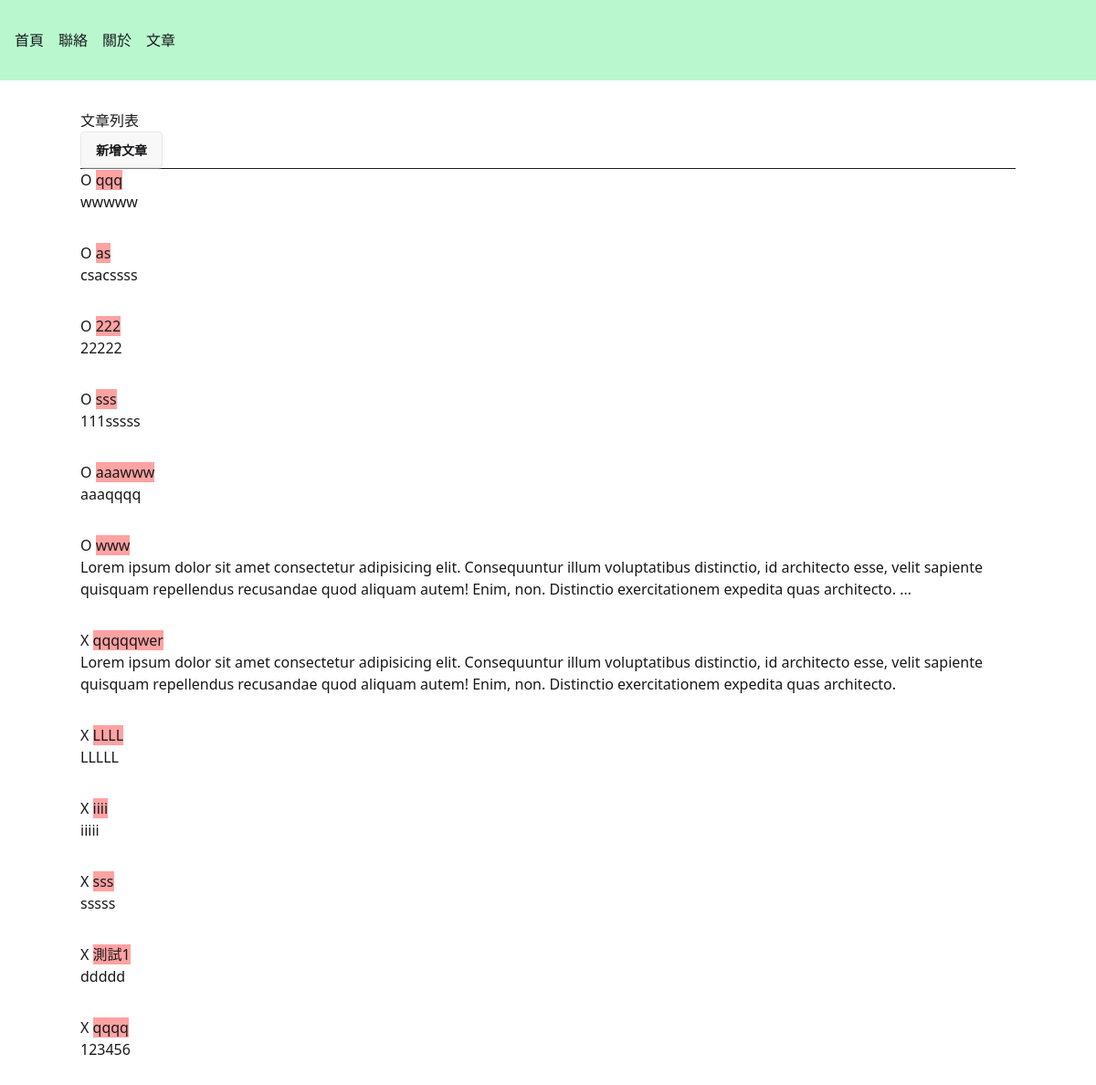
The app's page /, older data.
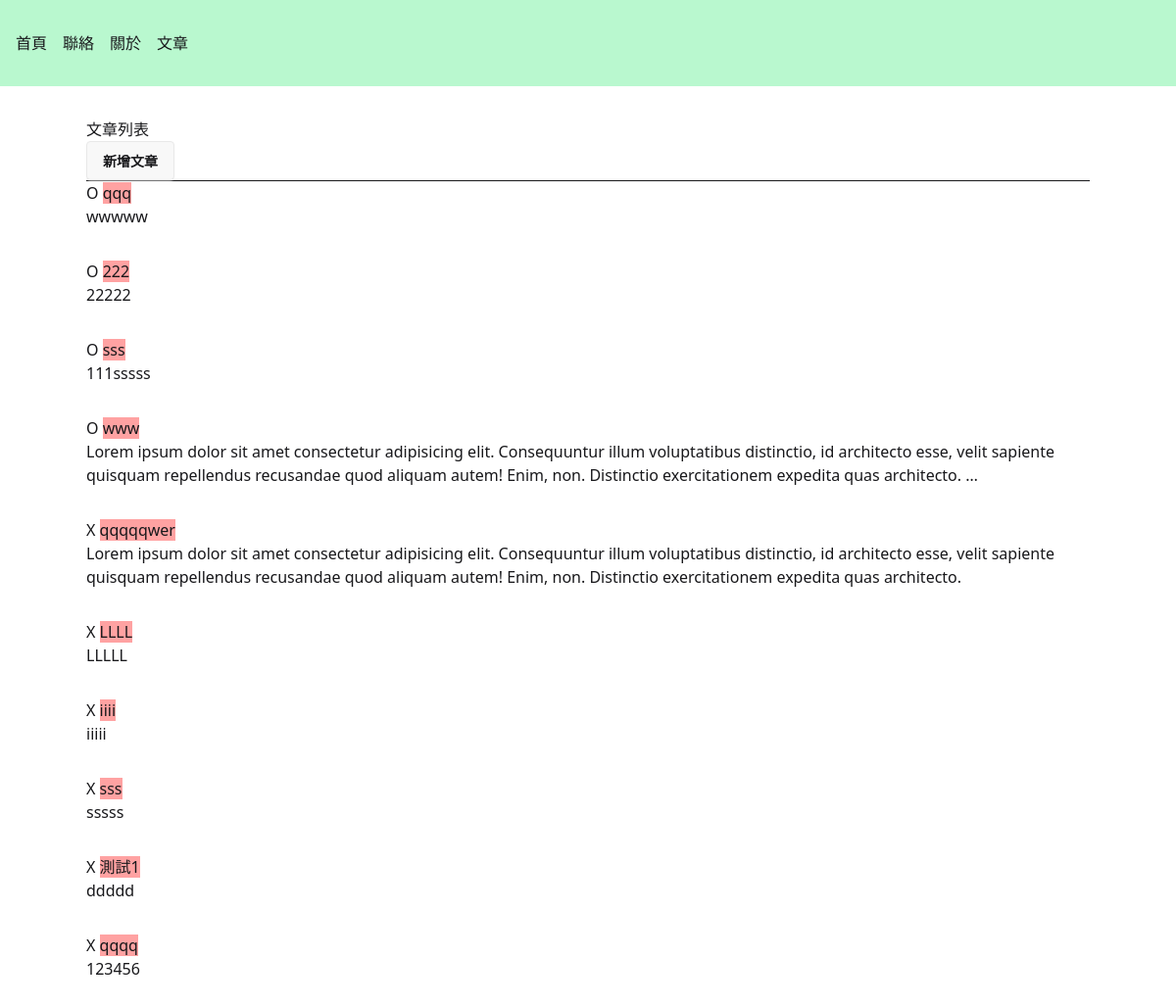
The same page, newer data.
### articles/models.py (models this page shows, shortened)
class Article(models.Model):
    title = models.CharField(max_length=200, null=False)
    content = models.TextField(null=True)
    is_published = models.BooleanField(default=False, null=False)

### articles/views.py (the view)
# urls.py: path("", views.index, name="index"),
def index(request):
    if request.method == "POST":
        form = ArticleForm(request.POST)
        form.save()
        messages.success(request, "新增成功")
        return redirect("articles:index")
    else:
        articles = Article.objects.order_by("-id")
        return render(request, "articles/index.html", {"articles": articles})

### articles/templates/articles/index.html
{% extends "layouts/default.html" %}
{% block content %}
<h1>文章列表</h1>
<a href="{% url  'articles:create' %}" class="btn">新增文章</a>
<hr>
{% for article in articles %}
<article class="mb-8">
  <h2>
    {% if article.is_published %} O {% else %} X {% endif %}
      <a
        class="bg-red-300"
        href="{% url 'articles:detail' article.id %}">
        {{ article.title }}
      </a>
  </h2>
  <p>
    {{ article.content | truncatewords:30 }}
  </p>
</article>
{% endfor %}
{% endblock %}

Row changes from the older to the newer data that the page shows:
removed Article: is_published "O", title "as", content "csacssss"
removed Article: is_published "O", title "aaawww", content "aaaqqqq"
